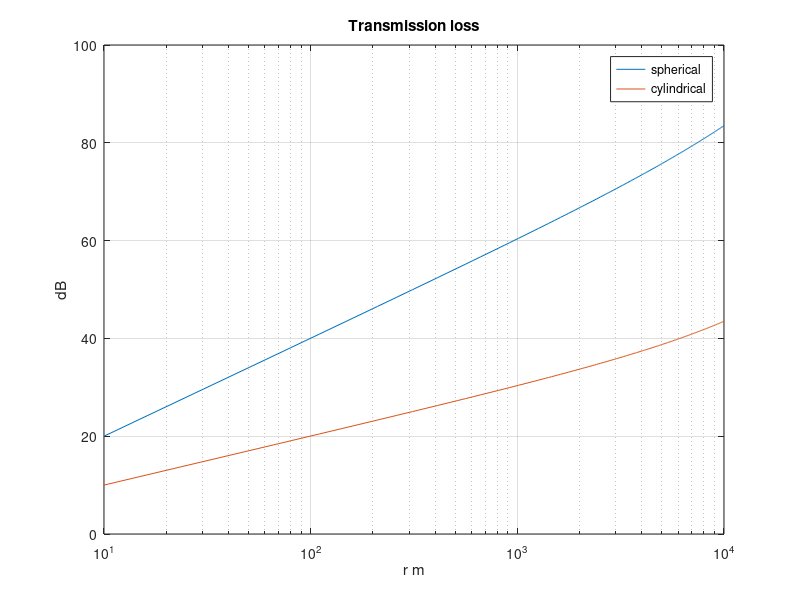

Write MATLAB code to recreate this figure.
% Transmission Loss
% Сферическое/цилиндрическое расхождение

Rmax = 10000; fK = 5;
r = linspace(10, Rmax, 200);
ka = 0.07*fK;
figure;
semilogx(r, 20*log10(r)+ka*r/1000, r, 10*log10(r)+ka*r/1000);
legend('spherical','cylindrical');
title('Transmission loss'); xlabel('r m'); ylabel('dB'); grid on;

%{
@play
{
 "title": "Transmission Loss",
 "groups": [
  {
   "name": "Параметры",
   "controls": [
    {
     "var": "Rmax",
     "label": "R макс м",
     "min": 1000,
     "max": 20000,
     "step": 1000,
     "default": 10000
    },
    {
     "var": "fK",
     "label": "f кГц",
     "min": 1,
     "max": 20,
     "step": 1,
     "default": 5
    }
   ]
  }
 ]
}
%}
